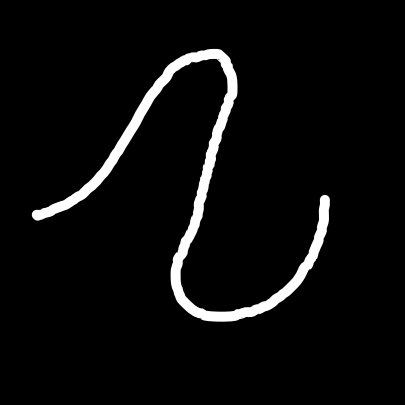
#> input picture LenghtCalculation/samples/snake_sample3.png, 405 x 405 px, found by its file name
$ python Lenght.py
#> lines starting #> are read from the running program, lines starting #| are printed output that depends on the picture; after the words box and inside, x2 and y2 are one past the last pixel; in counts of white or black regions, pixels touching at a corner belong together; long printed decimals are rounded
#> further down, img is the input picture: shape (405, 405, 3); min 0, max 255, mean 11.5
### LenghtCalculation/utilities.py
import matplotlib.pyplot as plt
from numpy import random
import numpy as np
import math
import cv2

def createDummyPixelAreaMatrix(img):
    height, width, channel = img.shape
    dummy_array = random.random_sample((height, width))

    return dummy_array

def IsPointInTheArray(arr, point):
    for coord in arr:
        if coord == point:
            return True
    return False

# [38 lines left out: function getLenghtOfPointDistance, not called in this run]


def getLenghtPointbyPoint(points, area_matrix):
    x = points[:,0]
    y = points[:,1]

    min_x = np.argmin(x)
    max_x = np.argmax(x)
    min_y = np.argmin(y)
    max_y = np.argmax(y)

    inverse_points = []
    for i in range(0, len(x)):
        inverse_points.append([y[i], x[i]])
    inverse_points = np.array(inverse_points)

    f = getPolynomialFitFunction(points)
    f_inverse = getPolynomialFitFunction(inverse_points)

    reverse_result = []
    for i in range(y[max_y], y[min_y]-1, -1):
        reverse_result.append([f_inverse(i), i])
    reverse_result = np.array(reverse_result)

    result = []
    for i in range(x[min_x], x[max_x]+1, 1):
        result.append([i, f(i)])
    result = np.array(result)

    final_array = np.concatenate((result, reverse_result), axis = 0)

    lenght = 0.0
    for i in range(0, len(final_array)-1):
        coord = final_array[i]
        coord2 = final_array[i+1]

        lenght += math.sqrt(
            math.pow(abs(coord[0] - coord2[0]), 2)
            +
            math.pow(abs(coord[1] - coord2[1]), 2)
            )

    print("getLenghtPointbyPoint:", lenght)
    print("worst lenght:", len(points) * math.sqrt(2))


def getLenght(img):
    area_matrix = createDummyPixelAreaMatrix(img)

    cv2.imshow('image', img)
    cv2.waitKey(0)

    thinned_image = applyThinningAlogirthm(img)
    cv2.imshow('image2', thinned_image)
    cv2.waitKey(0)

    coords = getCoordinates(thinned_image)

    f = getPolynomialFitFunction(coords)

    x = coords[:,0]
    y = coords[:,1]

    lenght = 0.0
    for coord in coords:
        x = coord[0]
        y = coord[1]

        lenght += math.sqrt(area_matrix[x][y])

    # getLenghtOfPointDistance(coords, area_matrix)
    getLenghtPointbyPoint(coords, area_matrix)

    # [6 lines of commented-out code are left out]

def getPolynomialFitFunction(points):
    # get x and y vectors
    x = points[:,0]
    y = points[:,1]

    # calculate polynomial
    z = np.polyfit(x, y, 10)
    f = np.poly1d(z)

    # calculate new x's and y'sq
    x_new = np.linspace(x[0], x[-1], 3)
    y_new = f(x_new)

    # plt.plot(x,y,'o', x_new, y_new)
    # plt.xlim([x[0]-1, x[-1] + 1 ])
    # plt.show()

    return f

def getCoordinates(img):
    coords = np.argwhere(img == 255)
    return coords

def pixelCalculator(img):
    pixel = cv2.countNonZero(img)
    #print(pixel)

# [10 lines left out: function cropImage, not called in this run]

def applyThinningAlogirthm(img):
    thinned = cv2.ximgproc.thinning(cv2.cvtColor(img, cv2.COLOR_RGB2GRAY))
    ret,thinned = cv2.threshold(thinned,127,255,cv2.THRESH_BINARY)
    return thinned

# [33 lines left out: function moveThinned, not called in this run]

def getScratchInOrder(thinned_image, initial_coord):
    """
    This functions start from initial coordinate and makes a chain of pixels array, continues until it reaches the end.
    :param thinned_image: image
    :param initial_coord: array
    :return: array
    """
    result = []
    result.append(initial_coord)
    current_coord = initial_coord
    while(True):
        x = current_coord[0]
        y = current_coord[1]
        if thinned_image[x+1][y] == 255 and IsPointInTheArray(result, [x+1, y]) == False:
            result.append([x+1, y])
            current_coord = [x+1, y]
            continue
        elif thinned_image[x-1][y] == 255 and IsPointInTheArray(result, [x-1, y]) == False:
            result.append([x-1, y])
            current_coord = [x-1, y]
            continue
        elif thinned_image[x][y + 1] == 255 and IsPointInTheArray(result, [x, y+1]) == False:
            result.append([x, y+1])
            current_coord = [x, y+1]
            continue
        elif thinned_image[x][y - 1] == 255 and IsPointInTheArray(result, [x, y-1]) == False:
            result.append([x, y-1])
            current_coord = [x,y-1]
            continue
        elif thinned_image[x+1][y+1] == 255 and IsPointInTheArray(result, [x+1, y+1]) == False:
            result.append([x+1, y+1])
            current_coord = [x+1, y+1]
            continue
        elif thinned_image[x+1][y-1] == 255 and IsPointInTheArray(result, [x+1, y-1]) == False:
            result.append([x+1, y-1])
            current_coord = [x+1, y-1]
            continue
        elif thinned_image[x-1][y-1] == 255 and IsPointInTheArray(result, [x-1, y-1]) == False:
            result.append([x-1, y-1])
            current_coord = [x-1, y-1]
            continue
        elif thinned_image[x-1][y+1] == 255 and IsPointInTheArray(result, [x-1, y+1]) == False:
            result.append([x-1, y+1])
            current_coord = [x-1, y+1]
            continue
        else:
            break

    #print(result)
    return result

### LenghtCalculation/Lenght.py
import math
import LenghtCalculation.utilities as utilities
import cv2
import numpy as np
import time

def getDistance(coords):
    '''
    This functions measures lenght of distance between coords. Coords must be in-order.!
    :param coords: in-order list of coords.
    :return: The result of the lenght calculation. Sum of distance between points.
    '''
    lenght = 0.0
    for i in range(0, len(coords) - 1):
        current_coord = coords[i]
        next_coord = coords[i+1]

        if abs(current_coord[0] - next_coord[0]) + abs(current_coord[1] - next_coord[1]) == 2:
            lenght += math.sqrt(2)
            # print(f"sqrt for {current_coord}")
        else:
            # print(f"1 for {current_coord}")
            lenght += 1

    return lenght + 1

def IsPointInTheArray(arr, point):
    '''
    This functions checks point is in the array or not.
    :param arr: array
    :param point: point
    :return: If it is in the array returns True, else returns False.
    '''
    for coord in arr:
        if coord == point:
            return True
    return False

def deleteCoordInArray(array, coord):
    '''
    This functions deletes point if point is in the array.
    :param arr: array
    :param point: point
    :return: array.
    '''
    for i in range(0, len(array)):
        if coord == array[i]:
            array.remove(coord)
            return array
    return array

def getExtremePoints(coords):
    '''
    This functions finds coords only have one pixel neighbour and returns that coords.
    :param coords: array
    :return: array.
    '''
    extreme = []
    for coord in coords:
        if len(getNeighboursOfPixel(coords, coord, [], [-1,-1])) == 1:
            extreme.append(coord)
    return extreme

def getNeighboursOfPixel(coords, point, duplicated, exception = None):
    '''
    This functions finds all neighbours of a pixels (coords) that is not in duplicated array and exception array.
    :param coords: array
    :param point: array
    :param duplicated: array
    :param exception: array
    :return: array of neigbours.
    '''
    neighbours = []
    arr = []
    x = point[0]
    y = point[1]

    arr.append([x+1, y])
    arr.append([x-1, y])
    arr.append([x, y+1])
    arr.append([x, y-1])
    arr.append([x+1, y+1])
    arr.append([x+1, y-1])
    arr.append([x-1, y-1])
    arr.append([x-1, y+1])

    for coord in arr:
        if IsPointInTheArray(coords, coord) == True and exception != coord and IsPointInTheArray(duplicated, coord) == False:
            neighbours.append(coord)
    return neighbours

def getDuplicatedPixels(coords):
    '''
    This functions finds duplicate pixels or unnecessary pixels in given array. It doesn't broke the chain of pixels.
    :param coords: array
    :return: array of duplicated array
    '''
    duplicated = []
    for coord in coords:
        if IsPointInTheArray(duplicated, coord) == True:
            continue
        neighbours = getNeighboursOfPixel(coords, coord, duplicated , [-1,-1])
        if len(neighbours) > 2:
            # print(f'neighbours of {coord}:')
            # print(neighbours)
            for point in neighbours:
                r_neighbours = getNeighboursOfPixel(coords, point, duplicated, coord)
                # print(f"r_neighbours of {point}")
                # print(r_neighbours)
                flag = False
                for x in r_neighbours:
                    if IsPointInTheArray(neighbours, x) == False:
                        flag = True
                if flag == False:
                    # print("duplicated:", point)
                    duplicated.append(point)
                else:
                    flag = False
    return duplicated

def createImageWithCoords(img, coords):
    image = np.zeros([img.shape[0],img.shape[1]], dtype=np.uint8)
    # coords = np.array(coords)
    # print(coords)
    for coord in coords:
        x = coord[0]
        y = coord[1]
        image[x][y] = 255
    print(img.shape)
    cv2.imshow("result", image)
    cv2.waitKey(0)

def getLenght(img):
    '''
    This functions calculates lenght of given image
    :param img: image
    '''
    start = time.time()
    ret,img = cv2.threshold(img,127,255,cv2.THRESH_BINARY)
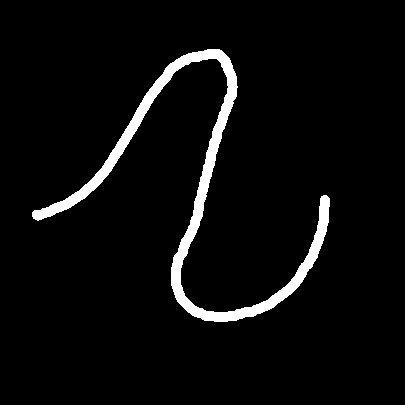
#> img: shape (405, 405, 3); 4.5% white; 1 white region, box (x1, y1, x2, y2) and area: (32, 49, 330, 322) 7427

    thinned_image = utilities.applyThinningAlogirthm(img)
#> in applyThinningAlogirthm, `thinned = cv2.ximgproc.thinning(cv2.cvtColor(img, cv2.COLOR_RGB2GRAY))`:
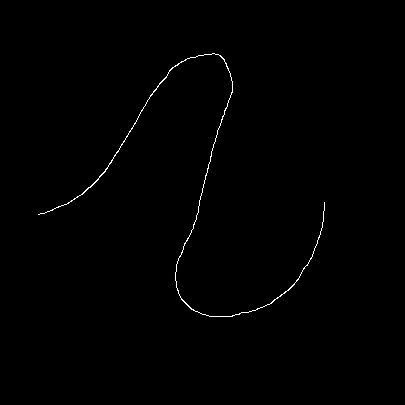
#> thinned: shape (405, 405); 0.48% white in thin lines or dots, all inside (x1, y1, x2, y2) = (38, 53, 325, 317)

    coords = utilities.getCoordinates(thinned_image)
#> in getCoordinates, `coords = np.argwhere(img == 255)`: coords = 780 pairs, first value 53 to 316, second value 38 to 324
    old_coords =coords
#> old_coords has the same summary as coords in getCoordinates
    coords = coords.tolist()
    duplicated_coords = getDuplicatedPixels(coords)
#> the loop in getDuplicatedPixels, `for coord in coords:` made 780 passes
#> after the loop in getDuplicatedPixels, `for coord in coords:`: duplicated = 125 pairs, first value 55 to 316, second value 52 to 319
#> duplicated_coords has the same summary as duplicated in getDuplicatedPixels

    for coord in duplicated_coords:
        coords = deleteCoordInArray(coords, coord)
#> this loop made 125 passes
#> after the loop, coords = 655 pairs, first value 53 to 316, second value 38 to 324

    extreme_points = getExtremePoints(coords)
#> the loop in getExtremePoints, `for coord in coords:` made 655 passes
#> (x in getNeighboursOfPixel, y in getNeighboursOfPixel) on passes 1 to 3: (53, 212), (53, 213), (53, 214)
#> after the loop in getExtremePoints, `for coord in coords:`: extreme = [[202, 324], [214, 38]]
#> extreme_points = [[202, 324], [214, 38]]
    print("Extreme Points")
    print(extreme_points)
#| [[202, 324], [214, 38]]

    coords_inorder = utilities.getScratchInOrder(thinned_image, extreme_points[1])
#> after the loop in getScratchInOrder, `while(True):`: result = 780 pairs, first value 53 to 316, second value 38 to 324
#> coords_inorder has the same summary as result in getScratchInOrder

    print("min lenght:", len(coords))
#| min lenght: 655
    lenght = getDistance(coords_inorder)
#> the loop in getDistance, `for i in range(0, len(coords) - 1):` made 779 passes
#> (current_coord, next_coord, lenght) on passes 1 to 12: ([214, 38], [214, 39], 1), ([214, 39], [213, 40], 2.41), ([213, 40], [213, 41], 3.41), ([213, 41], [213, 42], 4.41), ([213, 42], [213, 43], 5.41), ([213, 43], [213, 44], 6.41), ([213, 44], [212, 45], 7.83), ([212, 45], [212, 46], 8.83), ([212, 46], [211, 47], 10.24), ([211, 47], [211, 48], 11.24), ([211, 48], [211, 49], 12.24), ([211, 49], [210, 50], 13.66)
#> lenght on passes 61 to 66: 66.8, 67.8, 68.8, 69.8, 70.8, 71.8
#> after the loop in getDistance, `for i in range(0, len(coords) - 1):`: lenght = 844.9
#> lenght = 845.9
    print("lenght:", lenght)
#| lenght: 845.860

    end = time.time()
    print("execution time:", end - start)
    createImageWithCoords(img, coords)
#> the loop in createImageWithCoords, `for coord in coords:` made 655 passes
#> coord on passes 6 to 8: [54, 206], [54, 207], [54, 208]
#> after the loop in createImageWithCoords, `for coord in coords:`:
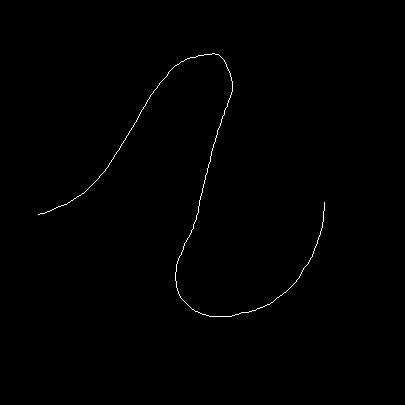
#> image: shape (405, 405); 0.4% white in thin lines or dots, all inside (x1, y1, x2, y2) = (38, 53, 325, 317)
#| (405, 405, 3)

    return old_coords, coords


img = cv2.imread('LenghtCalculation/samples/snake_sample3.png')
cv2.imshow('original image', img)
cv2.waitKey(0)

coords, coords_inorder = getLenght(img)
utilities.getLenght(img)
#> in getLenght, `area_matrix = createDummyPixelAreaMatrix(img)`:
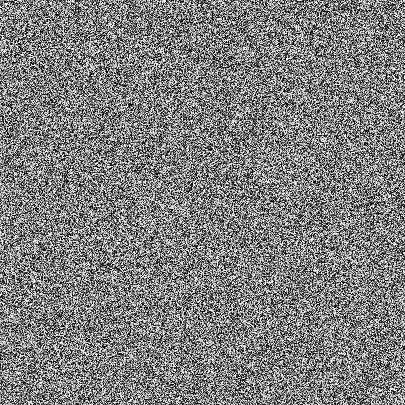
#> area_matrix: shape (405, 405) float64; min 3.31e-06, max 1, mean 0.5
#> the loop in getLenght, `for coord in coords:` made 780 passes
#| getLenghtPointbyPoint: 1533.956
#| worst lenght: 1103.087

np_img = np.array(img)


for i in range(0, len(coords)):
    coord = coords[i]
    np_img[coord[0], coord[1]] = (255, 0,0)
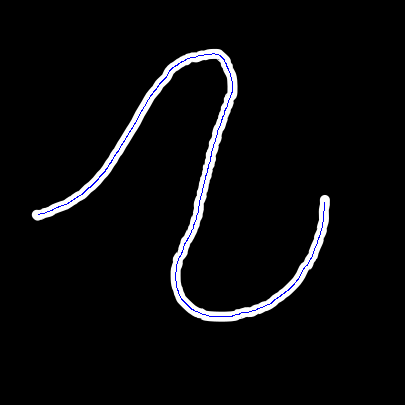
#> np_img: shape (405, 405, 3); 0.48% of pixels changed, all inside (x1, y1, x2, y2) = (38, 53, 325, 317)

cv2.imshow("blue image", np_img)
cv2.waitKey(0)

for i in range(0, len(coords_inorder)):
    coord = coords_inorder[i]
    np_img[coord[0], coord[1]] = (0, 0, 255)
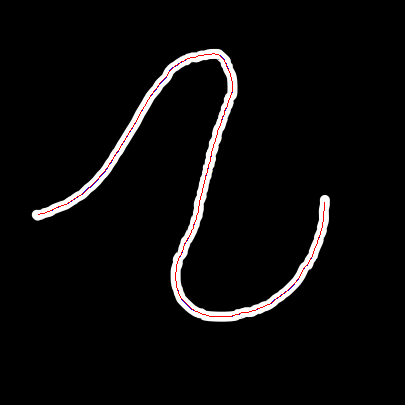
#> np_img: shape (405, 405, 3); 0.4% of pixels changed, all inside (x1, y1, x2, y2) = (38, 53, 325, 317)

cv2.imshow("red image", np_img)
cv2.waitKey(0)
